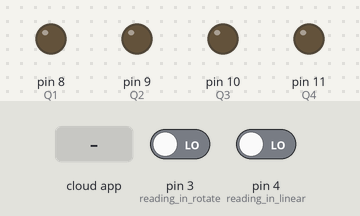
This sketch was run on a simulated Arduino Uno, built with avr-gcc and run on an emulated ATmega328P. Parts: output pins drawn as LEDs (lit = HIGH). The test bench sets the inputs (shaded band); at power-on: pin 3 (reading_in_rotate) LOW, pin 4 (reading_in_linear) LOW. The ROS host is connected and sends only what is stated.

Above: at 1.2 s.
1.3 s: the phone or cloud app sets motor_q1 to 0
At 2.5 s:
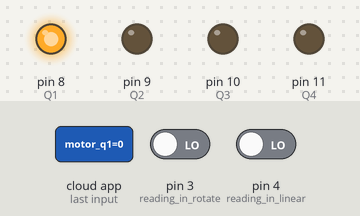
2.8 s: the phone or cloud app sets motor_q2 to 0
At 3.3 s:
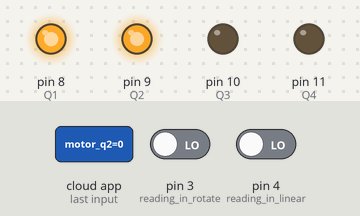
4.3 s: the phone or cloud app sets motor_q3 to 0
At 5.2 s:
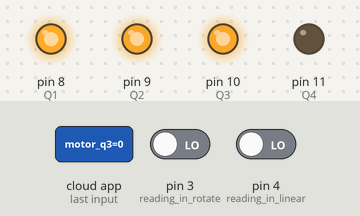
5.8 s: the phone or cloud app sets motor_q4 to 0
At 6.3 s:
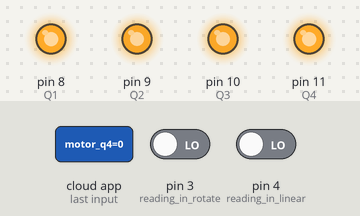
7.3 s: the phone or cloud app sets motor_q1 to 90
At 8.2 s:
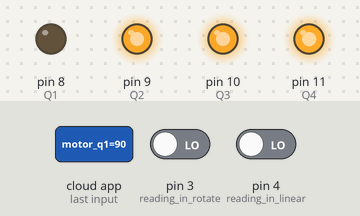
8.8 s: the phone or cloud app sets motor_q2 to 45
At 9.3 s:
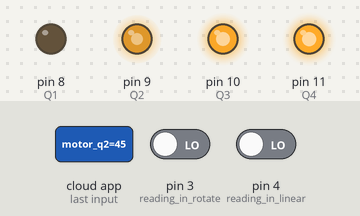
Timing chart, 0 to 11.3 s (numbered marks = the images above; inputs shaded):
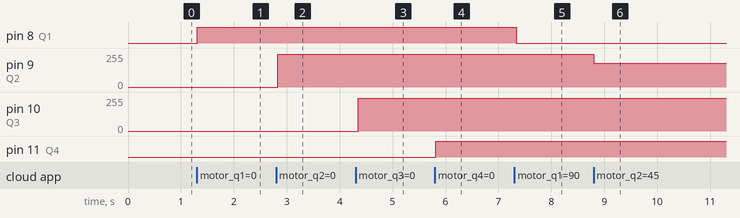

The sketch:

Vex_bot_arduino_controller.ino
```cpp
#if (ARDUINO >= 100)
 #include <Arduino.h>
#else
 #include <WProgram.h>
#endif

#include <ros.h>
#include <std_msgs/Bool.h>
#include <std_msgs/UInt16.h>
#include <std_msgs/Float64.h>

int ch1, linear; // linear drive
int ch2; //turning left joystic
int rotate, inv_rotate; //rotation
int auto_q1, auto_q2, auto_q3, auto_q4;
int modify, mod_linear;
int count = 0;

std_msgs::UInt16 test;

ros::NodeHandle nh;

void q1_cb(const std_msgs::UInt16& cmd_msg){
  auto_q1= map(cmd_msg.data, 0, 100, 245, 100);
  analogWrite(8, auto_q1);
}
void q2_cb(const std_msgs::UInt16& cmd_msg){
  auto_q2= map(cmd_msg.data, 0, 100, 245, 100);
  analogWrite(9, auto_q2);
}
void q3_cb(const std_msgs::UInt16& cmd_msg){
  auto_q3= map(cmd_msg.data, 0, 100, 245, 120);
  analogWrite(10, auto_q3);
}
void q4_cb(const std_msgs::UInt16& cmd_msg){
  auto_q4= map(cmd_msg.data, 0, 100, 255, 120);
  analogWrite(11, auto_q4);
}

ros::Subscriber<std_msgs::UInt16> motor_q1_sub("motor_q1", q1_cb);
ros::Subscriber<std_msgs::UInt16> motor_q2_sub("motor_q2", q2_cb);
ros::Subscriber<std_msgs::UInt16> motor_q3_sub("motor_q3", q3_cb);
ros::Subscriber<std_msgs::UInt16> motor_q4_sub("motor_q4", q4_cb);
ros::Publisher q1_pub("linear", &test);

void setup() {
  nh.initNode();
  nh.subscribe(motor_q1_sub);
  nh.subscribe(motor_q2_sub);
  nh.subscribe(motor_q3_sub);
  nh.subscribe(motor_q4_sub);
  nh.advertise(q1_pub);
  pinMode(4, INPUT); //reading in linear
  pinMode(3, INPUT); //reading in rotate
  pinMode(8, OUTPUT);   //Q1
  pinMode(9, OUTPUT);   //Q2
  pinMode(10, OUTPUT);  //Q3
  pinMode(11, OUTPUT);  //Q4
}

void loop() {

  ch1 = pulseIn(3, HIGH, 25000);
  ch2 = pulseIn(4, HIGH, 25000);
  rotate = map(ch2, 1130, 1960, 120, 250);
  linear = map(ch1, 1130, 1869, 255, 120);
  inv_rotate = map(rotate, 120, 255, 250, 120);
  modify = map(ch2, 1130, 1960, 245 , 130);
  mod_linear = map(ch2, 1130, 1960, 130, 245);

  if(linear > 100 && linear < 255){
    noInterrupts();
    analogWrite(8, linear);
    analogWrite(9, linear);
    analogWrite(10, linear);
    analogWrite(11, linear);

    if(rotate> 200){ //rotate right
      analogWrite(8, modify);
      analogWrite(9, mod_linear);
      analogWrite(10, inv_rotate);
      analogWrite(11, rotate);
    }

    if(rotate<170){ //rotate left
      analogWrite(8, modify);
      analogWrite(9, mod_linear);
      analogWrite(10, inv_rotate);
      analogWrite(11, rotate);
    }

  }
  else{
    interrupts();
  }

  if(count == 10){
    test.data = linear;
    q1_pub.publish(&test);
    count = 0;
  }
  count ++;
nh.spinOnce();
delay(1);

}
```

Measured:
- after the input at 1.3 s, pin 8 (Q1): LOW → HIGH at once
- after the input at 2.8 s, pin 9 (Q2): 0/255 → 245/255 at once
- after the input at 4.3 s, pin 10 (Q3): 0/255 → 245/255 after 0.05 s
- after the input at 5.8 s, pin 11 (Q4): LOW → HIGH at once
- after the input at 7.3 s, pin 8 (Q1): HIGH → LOW at once
- after the input at 8.8 s, pin 9 (Q2): 245/255 → 180/255 at once
